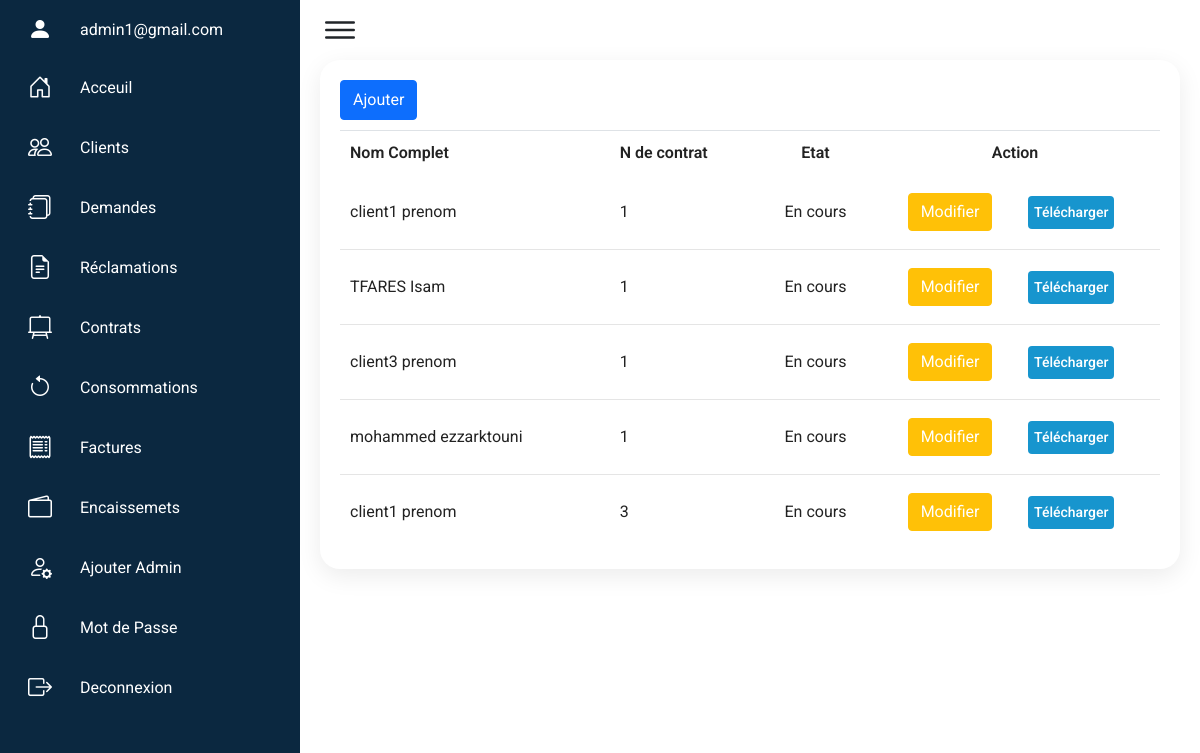
The page /index.php?page=contrats (signed in) on the database its author committed.
### tables this page shows
CREATE TABLE `contrats` (
  `contrat_id` int(11) NOT NULL,
  `client_id` int(11) NOT NULL,
  `numero` int(11) NOT NULL,
  `date_de_debut` date NOT NULL DEFAULT current_timestamp(),
  `date_de_fin` date DEFAULT NULL,
  `adresse_local` varchar(50) NOT NULL,
  `localite_id` int(11) NOT NULL,
  `etat` int(11) NOT NULL DEFAULT 1
);

CREATE TABLE `clients` (
  `client_id` int(11) NOT NULL,
  `password` varchar(50) NOT NULL,
  `nom` varchar(20) NOT NULL,
  `prenom` varchar(20) NOT NULL,
  `adresse` varchar(50) NOT NULL,
  `tel` varchar(10) NOT NULL,
  `email` varchar(30) NOT NULL,
  `isVerified` int(11) NOT NULL DEFAULT 0,
  `token` varchar(255) NOT NULL,
  `isActive` tinyint(4) NOT NULL DEFAULT 1
);

### models/contrats.php (called while the page is built, shortened)
<?php
function getContrats()
{
    $db = connectToDatabase();
    if (isset($_SESSION['admin'])) {
        $stm = $db->prepare("SELECT c.*, cl.*, lo.*
    FROM contrats c
    JOIN clients cl ON cl.client_id = c.client_id
    JOIN localites lo ON c.localite_id = lo.localite_id
    WHERE c.etat=1;
    ");
    } else {
        $stm = $db->prepare("SELECT c.*, lo.*
    FROM contrats c
    JOIN localites lo ON c.localite_id = lo.localite_id WHERE c.client_id=:id and c.etat=1 ORDER BY c.`numero` DESC;
    ");
        $stm->bindParam(":id", $_SESSION['client']['client_id']);
    }
    $stm->execute();
    $contrats = $stm->fetchAll();
    return $contrats;
}

### controllers/contrats.php (called while the page is built, shortened)
<?php
require('models/contrats.php');
function getContratsC()
{
    $contrats = getContrats();
    return $contrats;
}

### views/admin/contrats.php (the view, shortened to what this page needs)
<?php
$contrats = getContratsC();
$title = "Contrats" ?>
<div class="details-table pt-0">
    <div class="activities">
        <div class="d-flex justify-content-between">
            <button type="button" class="btn btn-primary" data-bs-toggle="modal" data-bs-target="#addStudent" style="height: 40px !important;">
                Ajouter
            </button>
        </div>
        <table class="border-top">
            <thead>
                <tr>
                    <td>Nom Complet</td>
                    <td class="text-start">N de contrat</td>
                    <td>Etat</td>
                    <td class="text-center">Action</td>
                </tr>
            </thead>
            <tbody id="">
                <?php foreach ($contrats as $key => $client) { ?>
                    <tr>
                        <td> <?= $client['nom'] . " " . $client['prenom'] ?></td>
                        <td class="text-start"><?= $client['numero'] ?></td>
                        <?php if ($client['etat'] == '1') { ?>
                            <td class=" py-1 m-1 px-2 ">En cours</td>
                        <?php } else { ?>
                            <td class=" py-1 m-1 px-2 ">Terminé</td>
                        <?php } ?>
                        <td>
                            <div class="d-flex justify-content-evenly py-2 align-items-center">
                                <button type="button" class="btn btn-warning text-white border-none" data-bs-toggle="modal" data-bs-target="#modifierClient<?= $client['contrat_id'] ?>">Modifier</button>
                                <form action="index.php?page=contrats" method="post">
                                    <button type="submit" class="status btn delivered border-none mx-2">Télécharger</button>
                                </form>
                            </div>
                        </td>
                    </tr>
                <?php } ?>
            </tbody>
        </table>
    </div>
</div>
<?php require('views/admin/layout.php');

### css/admin.css (style rules this page uses)
* { font-family: Roboto; margin: 0; padding: 0; box-sizing: border-box; }
:root { --blue: #0B2840; --white: #fff; --gray: #f5f5f5; --black1: #222; --black2: #999; }
body { min-height: 100vh; overflow-x: hidden; }
.details-table { position: relative; width: 100%; padding: 20px; display: grid; }
.details-table .activities { position: relative; display: grid; min-height: 500px; background: var(--white); padding: 20px; box-shadow: 0 7px 25px rgba(0, 0, 0, 0.08); border-radius: 20px; }
.details-table table { width: 100%; border-collapse: collapse; margin-top: 10px; }
.details-table table thead td { font-weight: 600; }
.details-table .activities table tr { color: var(--black1); border-bottom: 1px solid rgba(0, 0, 0, 0.1); }
.details-table .activities table tr:last-child { border-bottom: none; }
.details-table .activities table tr td { padding: 10px; }
.details-table .activities table tr td:last-child { text-align: end; }
.details-table .activities table tr td:nth-child(2) { text-align: end; }
.details-table .activities table tr td:nth-child(3) { text-align: center; }
.status.delivered { padding: 2px 4px; background: #1795ce; color: var(--white); border-radius: 4px; padding: 5px; font-size: 14px; font-weight: 500; }

### rows shown on the page
contrats: client.nom "client1", client.prenom "prenom", numero "1", etat "En cours"
contrats: client.nom "TFARES", client.prenom "Isam", numero "1", etat "En cours"
contrats: client.nom "client3", client.prenom "prenom", numero "1", etat "En cours"
contrats: client.nom "mohammed", client.prenom "ezzarktouni", numero "1", etat "En cours"
contrats: client.nom "client1", client.prenom "prenom", numero "3", etat "En cours"

### other values the page prints
$_SESSION['admin']['email'] "admin1@gmail.com"
